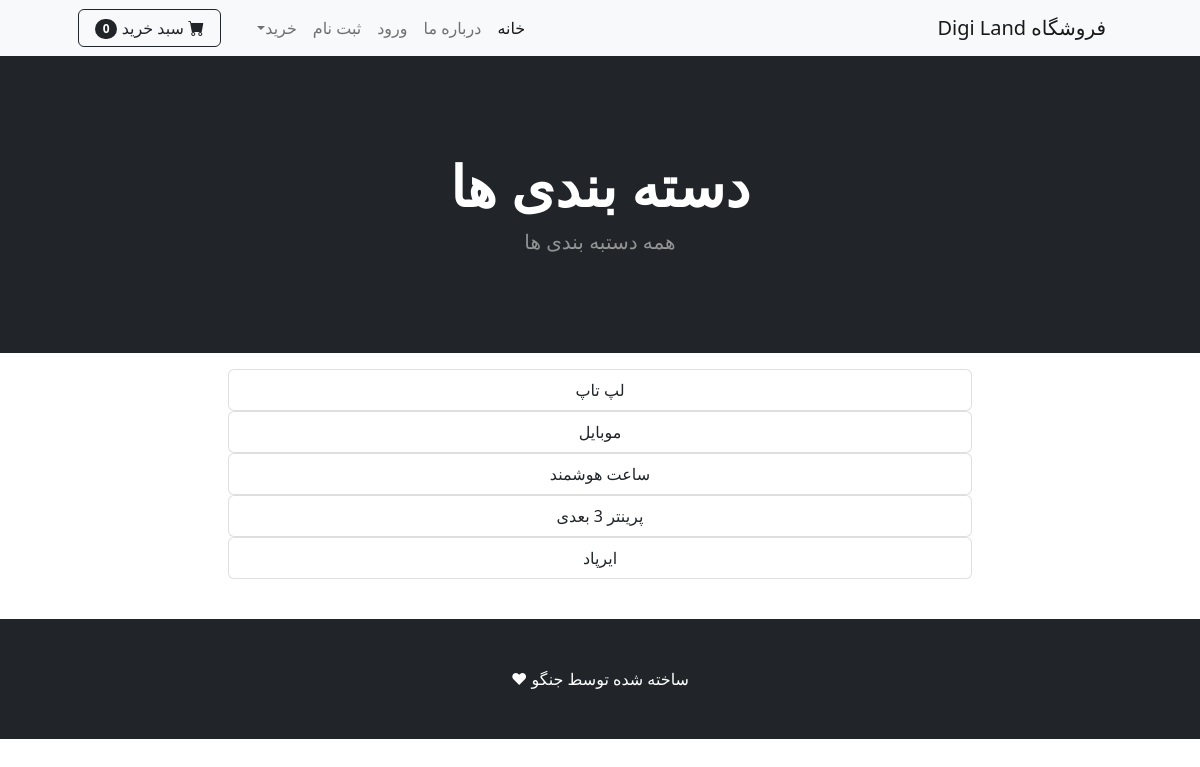
The page /category/ on the database its author committed.
### shop/models.py (models this page shows, shortened)
class Category(models.Model):
    name = models.CharField(max_length=20)

### shop/views.py (the view)
# urls.py: path('category/', views.category_summary, name="category_summary"),
def category_summary(request):
    all_category = Category.objects.all()
    return render(request, 'category_summary.html', {'category':all_category})

### cart/cart.py (called while the page is built)
    def __len__(self):
        return len(self.cart)

### cart/context_processors.py (called while the page is built)
def cart(request):
    return {'cart':Cart(request)}

### shop/templates/category_summary.html
{% extends "base.html" %}
{% block content %}
<header class="bg-dark py-5">
    <div class="container px-4 px-lg-5 my-5">
        <div class="text-center text-white">
            <h1 class="display-4 fw-bolder">دسته بندی ها</h1>
            <p class="lead fw-normal text-white-50 mb-0">همه دستبه بندی ها</p>
        </div>
    </div>
</header>
<div class="container">
    <div class="row">
        <center>
            <div class="col-8">
                <p align="justify">
                    {% for cat in category %}
                        <div class="list-group">
                            <a href="{% url 'category' cat.name %}" class="list-group-item list-group-item-action">{{cat.name}}</a>
                        </div>
                    {% endfor %}
                </p>
            </div>
        </center>
    </div>
</div>
<br>
{% endblock content %}

### rows shown on the page
Category: name "لپ تاپ"
Category: name "موبایل"
Category: name "ساعت هوشمند"
Category: name "پرینتر 3 بعدی"
Category: name "ایرپاد"

### other values the page prints
{{ cart|length }} "0"
